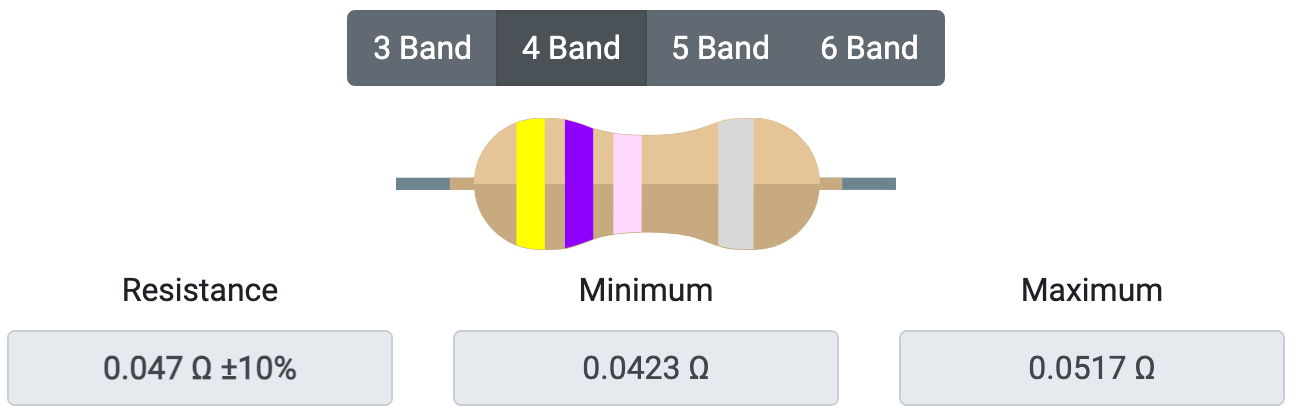
#> input picture resistorProject/resistorImages/0.047ohm_10%tolerance.png, 1292 x 418 px, found by its file name; its folder holds only this picture in this run
$ python detect_color.py
#> lines starting #> are read from the running program, lines starting #| are printed output that depends on the picture; after the words box and inside, x2 and y2 are one past the last pixel; in counts of white or black regions, pixels touching at a corner belong together
"""
Identify Resistor values given still image
This program identifies the band colors and value of resistors.
It helps color deficient people, like myself, when the color
bands are difficult to differentiate or see. It currently
processes still images taken with specific framing.
@author: Daniel Louie
@version: 5/5/22
"""
# import the necessary packages
import numpy as np
import argparse
import sys
import cv2

# color palette: uses colors from ResistorColorTable.png (from: https://resistorcolorcodecalc.com/)
# each color interval was calibrated with a color identifier website and manually run through my
# program to set upper and lower values for R, G, and B.(+/-10 unless it hits 0 or 255 before then)
resistorColorPalette = {'resistorWire': [[99, 123, 135], [119, 143, 155]],
                        'resistorDarkTan': [[190, 160, 119], [210, 180, 139]],
                        'resistorLightTan': [[219, 186, 142], [239, 206, 162]],
                        'black': [[0, 0, 0], [10, 10, 10]],
                        'brown': [[107, 0, 0], [127, 10, 10]],
                        'red': [[245, 0, 0], [255, 10, 10]],
                        'orange': [[245, 143, 0], [255, 163, 10]],
                        'yellow': [[245, 245, 0], [255, 255, 10]],
                        'green': [[0, 157, 70], [10, 177, 90]],
                        'blue': [[0, 91, 174], [10, 111, 194]],
                        'violet': [[132, 0, 245], [152, 10, 255]],
                        'gray': [[146, 146, 146], [166, 166, 166]],
                        'white': [[245, 245, 245], [255, 255, 255]],
                        'gold': [[245, 200, 0], [255, 220, 10]],
                        'silver': [[206, 206, 206], [226, 226, 226]],
                        'pink': [[245, 206, 245], [255, 226, 255]],
                        }

# Dictionary that stores the color bands of resistors and their associated digit value
# Used for the first 2 bands
colorDigitDict = {'black': '0',
                  'brown': '1',
                  'red': '2',
                  'orange': '3',
                  'yellow': '4',
                  'green': '5',
                  'blue': '6',
                  'violet': '7',
                  'grey': '8',
                  'white': '9'}

# Dictionary that stores the color bands of resistors and their associated multiplier
# Used for the 3rd band
multiplierDict = {'pink': '.001',
                  'silver': '.01',
                  'gold': '.1',
                  'black': '1',
                  'brown': '10',
                  'red': '100',
                  'orange': '1k',
                  'yellow': '10k',
                  'green': '100k',
                  'blue': '1M',
                  'violet': '10M',
                  'grey': '100M',
                  'white': '1G'}

# Dictionary that stores the color bands of resistors and their associated (+/-) tolerance
# Used for the 4th band
toleranceDict = {'gray': '+/- 0.01 %',
                 'yellow': '+/- 0.02 %',
                 'orange': "+/- 0.05 %",
                 'violet': '+/- 0.1 %',
                 'blue': '+/- 0.25 %',
                 'green': '+/- 0.5 %',
                 'brown': '+/- 1 %',
                 'red': '+/- 2 %',
                 'gold': '+/- 5 %',
                 'silver': '+/- 10 %',
                 'none': '+/- 20 %'}

# bounding rectangle dimensions
rectStartX = 440
rectStartY = 170
rectEndX = 850
rectEndY = 190
rectMidPointY = int((rectEndY + rectStartY) / 2)


# function that scans a slice of pixels in the image and returns an array of resistor color bands
def scanImageColors():
    # array to be filled with the resistor band values, in order
    resistorColors = []
    # previous, current and next pixel values to be used in parsing pixels
    previousPixel = None
    currentPixel = None
    nextPixel = None
    print("Starting scan... (press 'q' to quit)")
    # loop through pixels and access RGB info
    # shrinking range by 2 on each side so it doesn't count the pixels of the bounding box
    for x in range(rectStartX + 2, rectEndX - 2):
        # # quits the loop and closes the window
        if cv2.waitKey(1) == ord('q'):
            # press q to terminate the loop
            cv2.destroyAllWindows()
            # quit program
            sys.exit()
            break
        y = rectMidPointY
        # get the values of the current pixel
        b, g, r = image[y][x]
        currentPixel = r, g, b
        # get the values of the next pixel
        bNext, gNext, rNext = image[y][x + 1]
        nextPixel = rNext, gNext, bNext
        # if the pixel color doesnt match the previous pixel but does match the next pixel
        # eliminates in-between color pixels and the colors picked up by the bounding box
        if currentPixel != previousPixel and currentPixel == nextPixel:
            # call function to get color name of pixel
            # (if it is not one of the pre-determined colors, returns None)
            currentPixelColor = determineColor(currentPixel)
            # add only the band colors
            if currentPixelColor is not None:
                resistorColors.append(currentPixelColor)
        previousPixel = currentPixel
        # progress bar that stays behind the current position to not interfere with the scanning
        progressLine = cv2.line(image, (rectStartX, rectMidPointY), (x - 2, rectMidPointY), (255, 0, 0),
                                thickness=3,
                                lineType=cv2.LINE_8)
        # repaint window to show animation
        cv2.imshow("image", progressLine)
    # if there are only 3 color bands, put None as the last band
    # (because this is still a valid '4 band' resistor code)
    if len(resistorColors) == 3:
        resistorColors.append('none')
    # return the array of band colors in order
    return resistorColors


# function that takes in an R, G, B array and determines if it is a band color in the dictionary
# and if so, returns the color, otherwise returns None
def determineColor(pixelColor):
    # loop through every color in the dictionary
    for colorName, color in resistorColorPalette.items():
        # check the pixel red falls in the red value interval
        if color[0][0] <= pixelColor[0] <= color[1][0]:
            # check the pixel green falls in the green value interval
            if color[0][1] <= pixelColor[1] <= color[1][1]:
                # check the pixel blue falls in the blue value interval
                if color[0][2] <= pixelColor[2] <= color[1][2]:
                    # do not count these as band colors
                    if colorName not in ['resistorWire', 'resistorDarkTan', 'resistorLightTan']:
                        return colorName
    return None


# function that takes in 4 color bands and uses the
# colorDigit, multiplier and tolerance dictionaries
# to determine the resistor value
def determineResistance(colorArray):
    band1, band2, band3, band4 = colorArray
    # if each of the values is a valid color in its array
    if band1 in colorDigitDict \
            and band2 in colorDigitDict \
            and band3 in multiplierDict \
            and band4 in toleranceDict:
        digit1 = colorDigitDict.get(band1)
        digit2 = colorDigitDict.get(band2)
        multiplier = multiplierDict.get(band3)
        tolerance = toleranceDict.get(band4)
        resistance = "Resistance = " + digit1 + digit2 + \
                     " x " + multiplier + " ohms " + tolerance
        return resistance
    else:
        return None


image = cv2.imread("resistorImages/" + input("Enter the resistor image you would like to scan:"))
#> the answer given: resistorImages/0.047ohm_10%tolerance.png
#> image is the input picture: shape (418, 1292, 3); mean B, G, R 230.4, 230.9, 232.2
height, width, depth = image.shape
#> height = 418; width = 1292; depth = 3
# draw rectangle to visualize scanning area
startPoint = (rectStartX, rectStartY)
endPoint = (rectEndX, rectEndY)
# draw the rectangle on the main window
cv2.rectangle(image, startPoint, endPoint, (0, 0, 255), thickness=3, lineType=cv2.LINE_8)
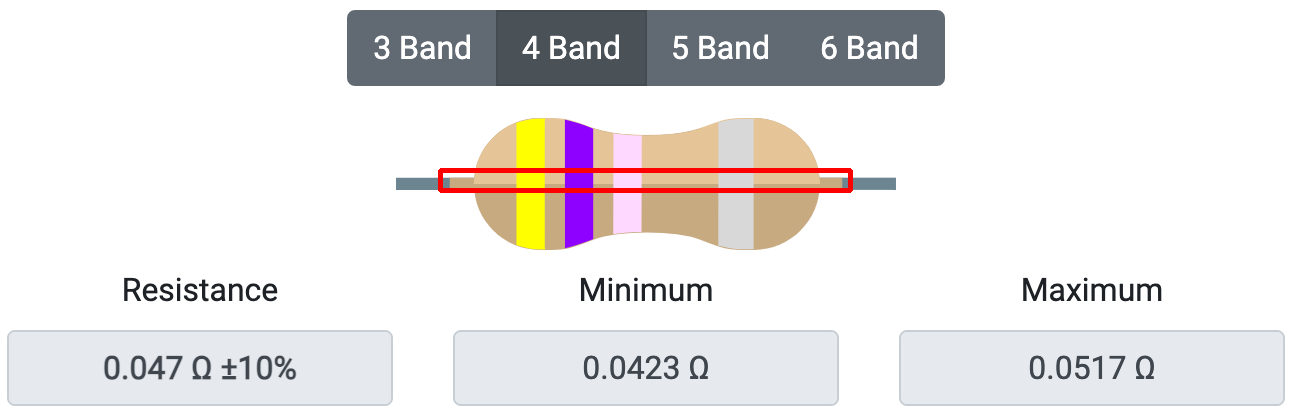
#> image: shape (418, 1292, 3); 0.79% of pixels changed, all inside (x1, y1, x2, y2) = (438, 168, 853, 193)
# make a copy of the window to only show at the beginning
startImage = image.copy()
cv2.putText(startImage, "press any key to scan image", (10, 120), fontFace=cv2.FONT_HERSHEY_PLAIN,
            fontScale=1.5, color=(0, 0, 0), thickness=1, lineType=cv2.LINE_8)
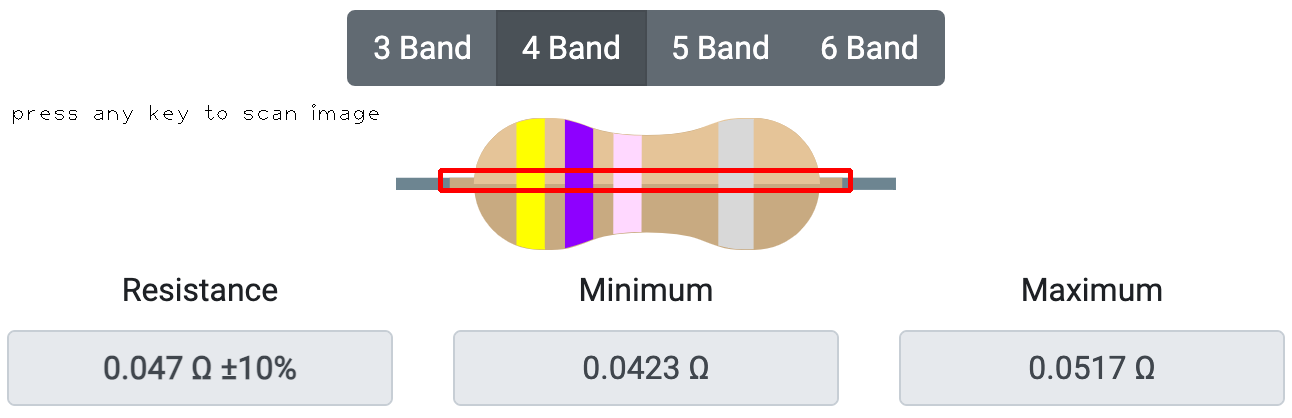
#> startImage: shape (418, 1292, 3); 0.12% of pixels changed, all inside (x1, y1, x2, y2) = (13, 104, 379, 124)
cv2.imshow("startImage", startImage)
cv2.waitKey(0)
cv2.imshow("image", image)
# removes the "press any key to scan the image"
cv2.destroyWindow("startImage")
# quit message
cv2.putText(image, "press 'q' to quit", (10, 160), fontFace=cv2.FONT_HERSHEY_PLAIN,
            fontScale=1.5, color=(0, 0, 0), thickness=1, lineType=cv2.LINE_8)
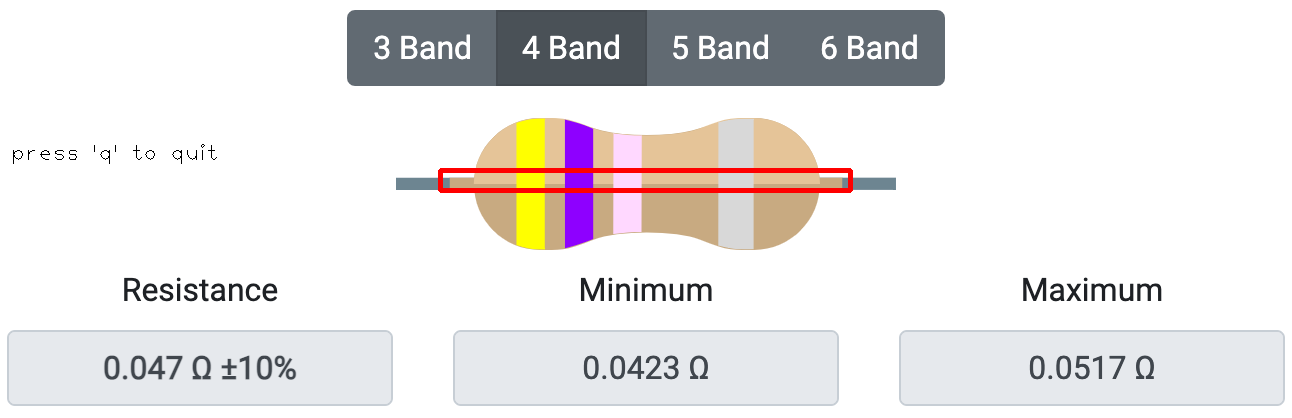
#> image: shape (418, 1292, 3); 0.06% of pixels changed, all inside (x1, y1, x2, y2) = (13, 144, 217, 164)
#> the loop in scanImageColors, `for x in range(rectStartX + 2, rectEndX - 2):` made 1 pass; (key q is pressed on pass 1)
#> after the loop in scanImageColors, `for x in range(rectStartX + 2, rectEndX - 2):`: resistorColors = []
# call function to determine band colors in order
resistorColorArray = scanImageColors()
#> (the program exits here)
